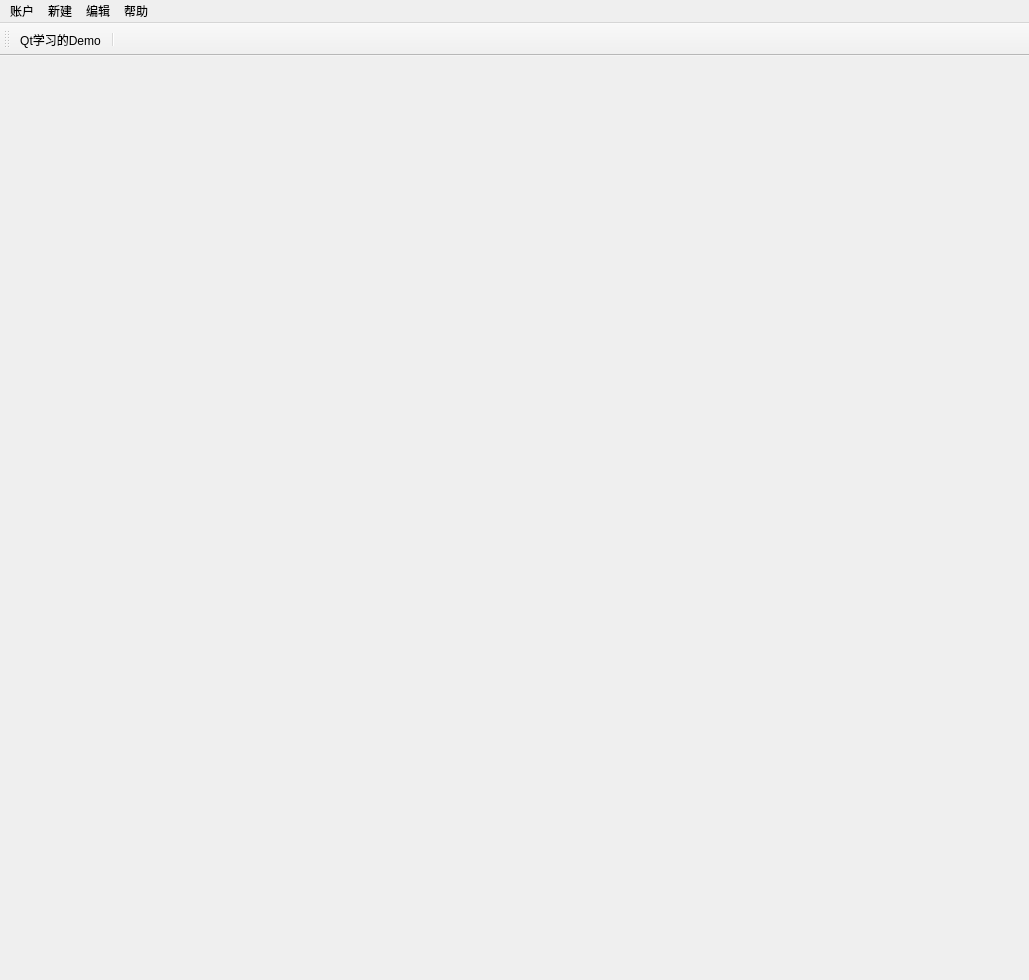
<?xml version="1.0" encoding="UTF-8"?>
<ui version="4.0">
 <class>MainWindow</class>
 <widget class="QMainWindow" name="MainWindow">
  <property name="geometry">
   <rect>
    <x>0</x>
    <y>0</y>
    <width>1029</width>
    <height>980</height>
   </rect>
  </property>
  <property name="windowTitle">
   <string>MainWindow</string>
  </property>
  <property name="toolButtonStyle">
   <enum>Qt::ToolButtonTextOnly</enum>
  </property>
  <widget class="QWidget" name="centralWidget">
   <layout class="QHBoxLayout" name="horizontalLayout_5"/>
  </widget>
  <widget class="QMenuBar" name="menuBar">
   <property name="geometry">
    <rect>
     <x>0</x>
     <y>0</y>
     <width>1029</width>
     <height>24</height>
    </rect>
   </property>
   <widget class="QMenu" name="menu">
    <property name="title">
     <string>新建</string>
    </property>
   </widget>
   <widget class="QMenu" name="menu_2">
    <property name="title">
     <string>编辑</string>
    </property>
   </widget>
   <widget class="QMenu" name="menu_3">
    <property name="title">
     <string>帮助</string>
    </property>
   </widget>
   <widget class="QMenu" name="menu_4">
    <property name="title">
     <string>账户</string>
    </property>
   </widget>
   <addaction name="menu_4"/>
   <addaction name="menu"/>
   <addaction name="menu_2"/>
   <addaction name="menu_3"/>
  </widget>
  <widget class="QToolBar" name="toolBar">
   <property name="windowTitle">
    <string>toolBar</string>
   </property>
   <property name="toolButtonStyle">
    <enum>Qt::ToolButtonTextUnderIcon</enum>
   </property>
   <attribute name="toolBarArea">
    <enum>TopToolBarArea</enum>
   </attribute>
   <attribute name="toolBarBreak">
    <bool>false</bool>
   </attribute>
   <addaction name="actionQtLearn"/>
   <addaction name="separator"/>
  </widget>
  <action name="actionQtLearn">
   <property name="icon">
    <iconset resource="../Resources/resources.qrc">
     <normaloff>:/images/images/qt_learn.png</normaloff>:/images/images/qt_learn.png</iconset>
   </property>
   <property name="text">
    <string>Qt学习的Demo</string>
   </property>
   <property name="toolTip">
    <string>QtLearning</string>
   </property>
  </action>
 </widget>
 <resources>
  <include location="../Resources/resources.qrc"/>
 </resources>
 <connections/>
</ui>
